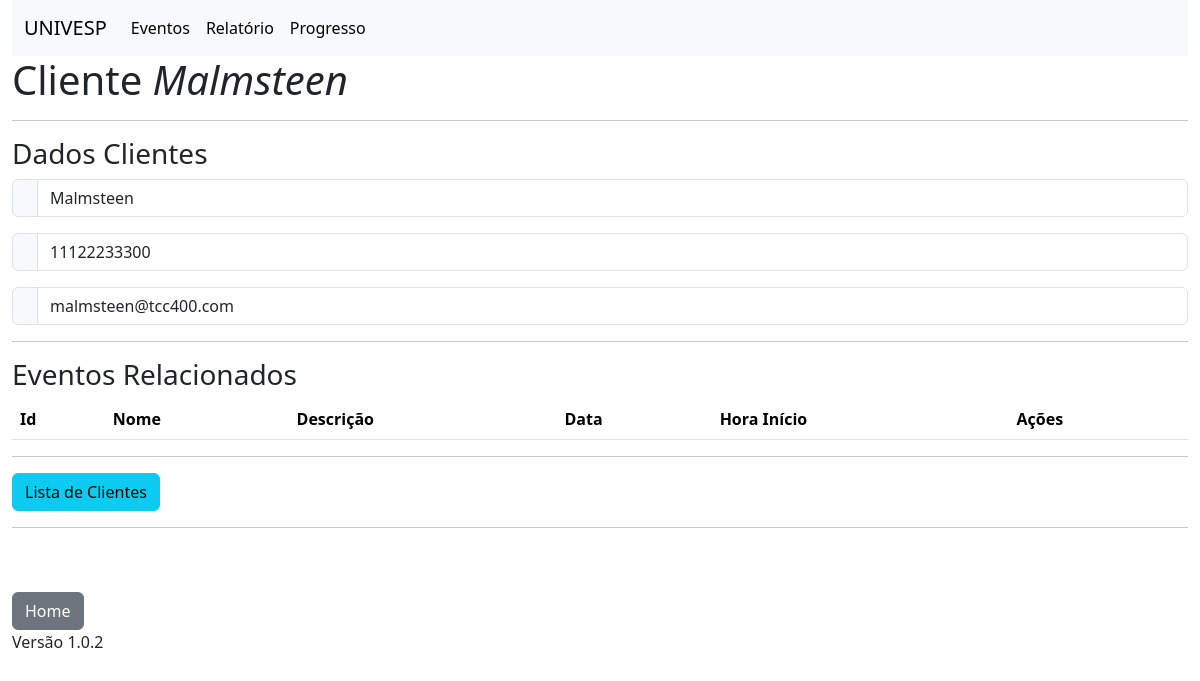
/cliente_ver/1, run on an earlier commit of the app's database.
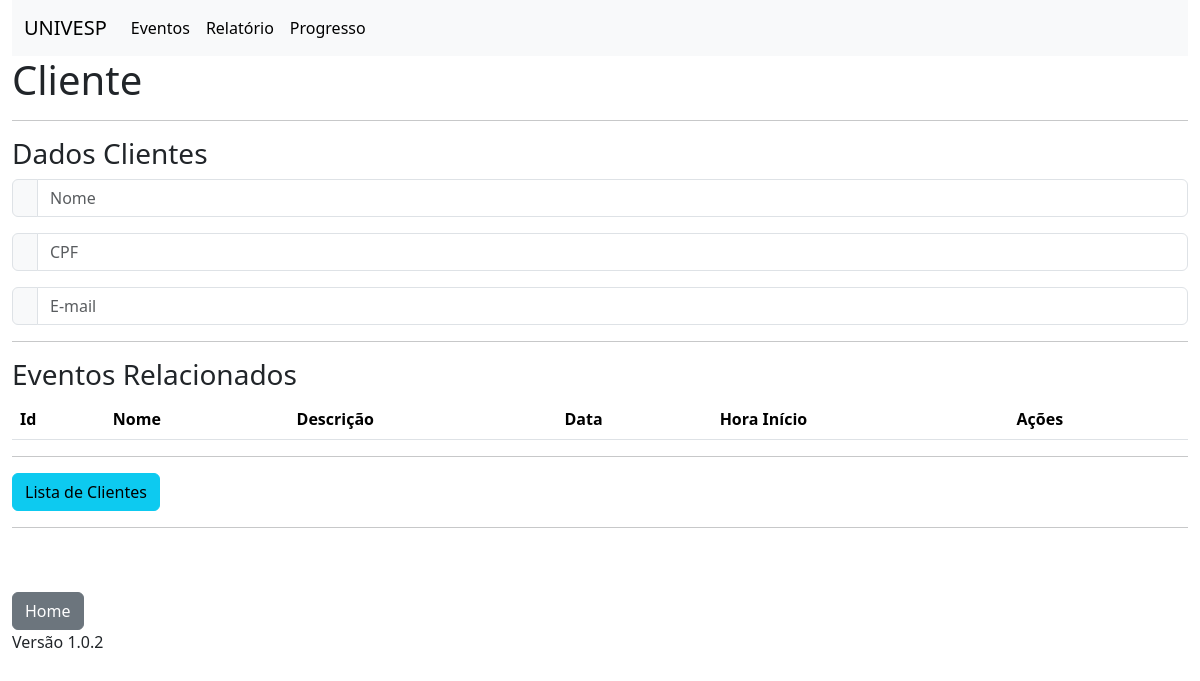
And on a later commit of the database.
### models.py (models this page shows, shortened)
class Cliente(db.Model):
    __tablename__='clientes'
    id = db.Column(db.Integer, primary_key=True)
    nome = db.Column(db.String(100))
    cpf = db.Column(db.String(11))
    email = db.Column(db.String(100))
    eventos = db.relationship('Evento',
                              secondary=Cliente_Evento.__table__,
                              back_populates='clientes'
                              )

### routes.py (the view)
@app.route('/cliente_ver/<int:id>')
def cliente_ver(id):
    cliente = Cliente.query.get(id)
    clientes_eventos = Cliente_Evento.query.all()
    lista_eventos = []
    for cliente_evento in clientes_eventos:
        if cliente_evento.evento_id == cliente.id:
            evento = Evento.query.get(cliente_evento.cliente_id)
            print('Evento add: ', evento)
            lista_eventos.append(evento)
    return render_template('cliente_ver.html',cliente=cliente, lista_eventos=lista_eventos)

### templates/cliente_ver.html (shortened to what this page needs)
{% extends 'base.html' %}
{% block conteudo %}
<h1>Cliente <i>{{cliente.nome}}</i></h1>
<hr>
<h3>Dados Clientes</h3>
    <div class="input-group mb-3">
        <span class="input-group-text" id="basic-addon1"></span>
        <input type="text" class="form-control" placeholder="Nome" aria-label="Username" aria-describedby="basic-addon1" name="nome" value="{{cliente.nome}}">
    </div>
    <div class="input-group mb-3">
        <span class="input-group-text" id="basic-addon1"></span>
        <input type="text" class="form-control" placeholder="CPF" aria-label="Username" aria-describedby="basic-addon1" name="cpf" value="{{cliente.cpf}}">
    </div>
    <div class="input-group mb-3">
        <span class="input-group-text" id="basic-addon1"></span>
        <input type="text" class="form-control" placeholder="E-mail" aria-label="Username" aria-describedby="basic-addon1" name="email" value="{{cliente.email}}">
    </div>
  <hr>
  <h3>Eventos Relacionados</h3>
  <table class="table table-striped">
    <thead>
      <tr>
        <th scope="col">Id</th>
        <th scope="col">Nome</th>
        <th scope="col">Descrição</th>
        <th scope="col">Data</th>
        <th scope="col">Hora Início</th>
        <th scope="col">Ações</th>
      </tr>
    </thead>
  </table>
<hr>
<a class="btn btn-info" href="{{url_for('cliente_lista')}}" role="button">Lista de Clientes</a>
{% endblock %}

What changed in the data, as far as the page shows it:
removed Cliente: nome "Malmsteen", cpf "11122233300", email "malmsteen@tcc400.com"
